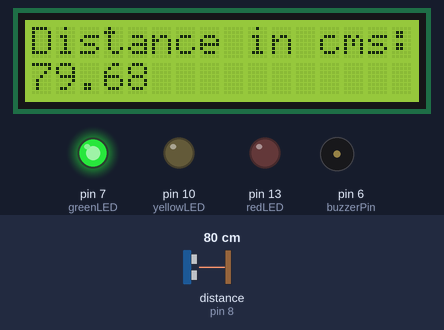
The sketch below on a simulated Arduino Uno, built with avr-gcc and run on an emulated ATmega328P. Shown: 16×2 character LCD, output pins drawn as LEDs (lit = HIGH), buzzer (waves = sounding). Wiring (inferred from the names in the program): ultrasonic range finder: trigger pin 9; echo pin 8. The test bench sets the inputs (shaded band); at power-on: distance to the obstacle (sensor on pin 8) 80 cm. The echo pulse lasts 58.3 µs per cm; pins used as bus, display or sensor lines are not drawn.

Above: at 1.2 s.
1.3 s: distance to the obstacle (sensor on pin 8) set to 23 cm
At 2.0 s:
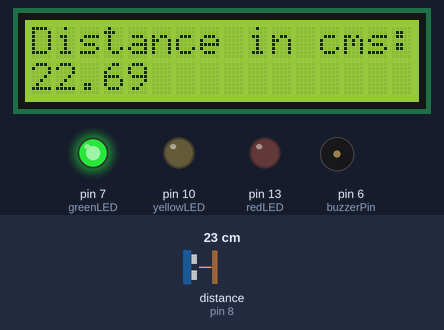
4.0 s: distance to the obstacle (sensor on pin 8) set to 18 cm
At 4.15 s:
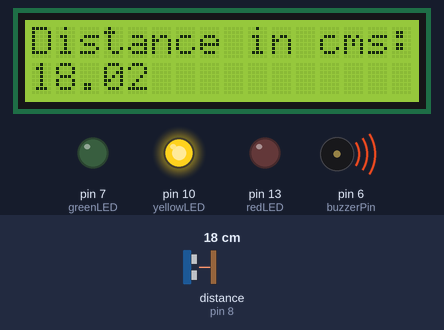
6.4 s: distance to the obstacle (sensor on pin 8) set to 12 cm
At 6.87 s:
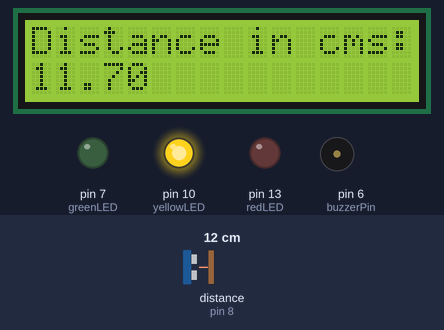
7.9 s: distance to the obstacle (sensor on pin 8) set to 9 cm
At 9.0 s:
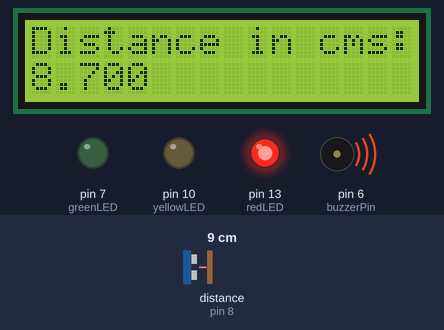
Timing chart, 0 to 10.9 s (numbered marks = the images above; inputs shaded):
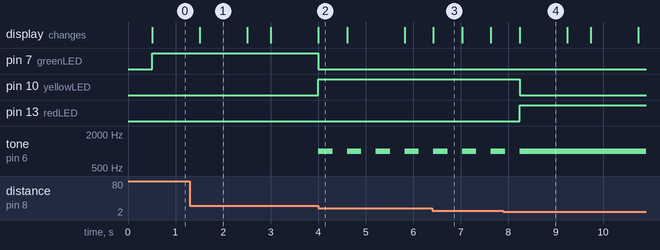

The sketch:

Simple_Distance_Detector.ino
```cpp
#include <LiquidCrystal.h>

LiquidCrystal lcd(12, 11, 5, 4, 3, 2);
const int echoPin = 8;
const int trigPin = 9;
const int greenLED = 7;
const int buzzerPin = 6;
const int redLED = 13;
const int yellowLED = 10;
unsigned long previousTime = 0;
float duration = 0;

void setup() {
  Serial.begin(9600);
pinMode(echoPin,INPUT);
pinMode(trigPin,OUTPUT);
pinMode(greenLED,OUTPUT);
pinMode(redLED,OUTPUT);
pinMode(yellowLED,OUTPUT);
pinMode(buzzerPin,OUTPUT);
  lcd.begin(16, 2);
  // lcd.print("GOod Morning!!!");


}

void loop() {
unsigned long currentTime = millis();
if(currentTime - previousTime >= 500) {
  previousTime = currentTime;
digitalWrite(trigPin,LOW);
delayMicroseconds(2);
digitalWrite(trigPin,HIGH);
delayMicroseconds(10);
digitalWrite(trigPin,LOW);

duration = pulseIn(echoPin,HIGH,30000);
float distanceCm = duration * 0.0343 / 2;

lcd.setCursor(0,0);
lcd.print("Distance in cms: ");

lcd.setCursor(0,1);
lcd.print(distanceCm);

if(distanceCm < 10){
  digitalWrite(greenLED,LOW);
  digitalWrite(redLED,HIGH);
   digitalWrite(yellowLED,LOW);
  tone(buzzerPin, 1000); // Generate a 1kHz tone

} else if(distanceCm > 10 && distanceCm < 20) {
   digitalWrite(greenLED,LOW);
   digitalWrite(redLED,LOW);
  digitalWrite(yellowLED,HIGH);

  tone(buzzerPin, 1000);
delay(300);
noTone(buzzerPin);
delay(300);
}

 else {
    digitalWrite(greenLED,HIGH);
   digitalWrite(redLED,LOW);
    digitalWrite(yellowLED,LOW);
   noTone(buzzerPin);

}

}

}
```

Measured:
- the behaviour switches between 21 and 20 cm on distance to the obstacle (sensor on pin 8) (found by bisection; images 1 and 2)
- the behaviour switches between 11 and 10 cm on distance to the obstacle (sensor on pin 8) (found by bisection; images 3 and 4)
- after the input at 1.3 s, the display: changes after 0.21 s (image 1)
- after the input at 4.0 s, pin 7 (greenLED): HIGH → LOW at once; pin 10 (yellowLED): LOW → HIGH at once; tone on pin 6 (buzzerPin): alternates 1000 Hz for 0.30 s and silent for 0.31 s, starting at once; the display: changes at once (image 2)
- after the input at 6.4 s, the display: changes at once (image 3)
- after the input at 7.9 s, pin 10 (yellowLED): HIGH → LOW after 0.34 s; pin 13 (redLED): LOW → HIGH after 0.34 s; tone on pin 6 (buzzerPin): goes on until 8.2 s, then stays 1000 Hz; the display: changes after 0.34 s (image 4)
- what the display in image 1 shows lasts 1.0 s, from 1.5 s to 2.5 s
